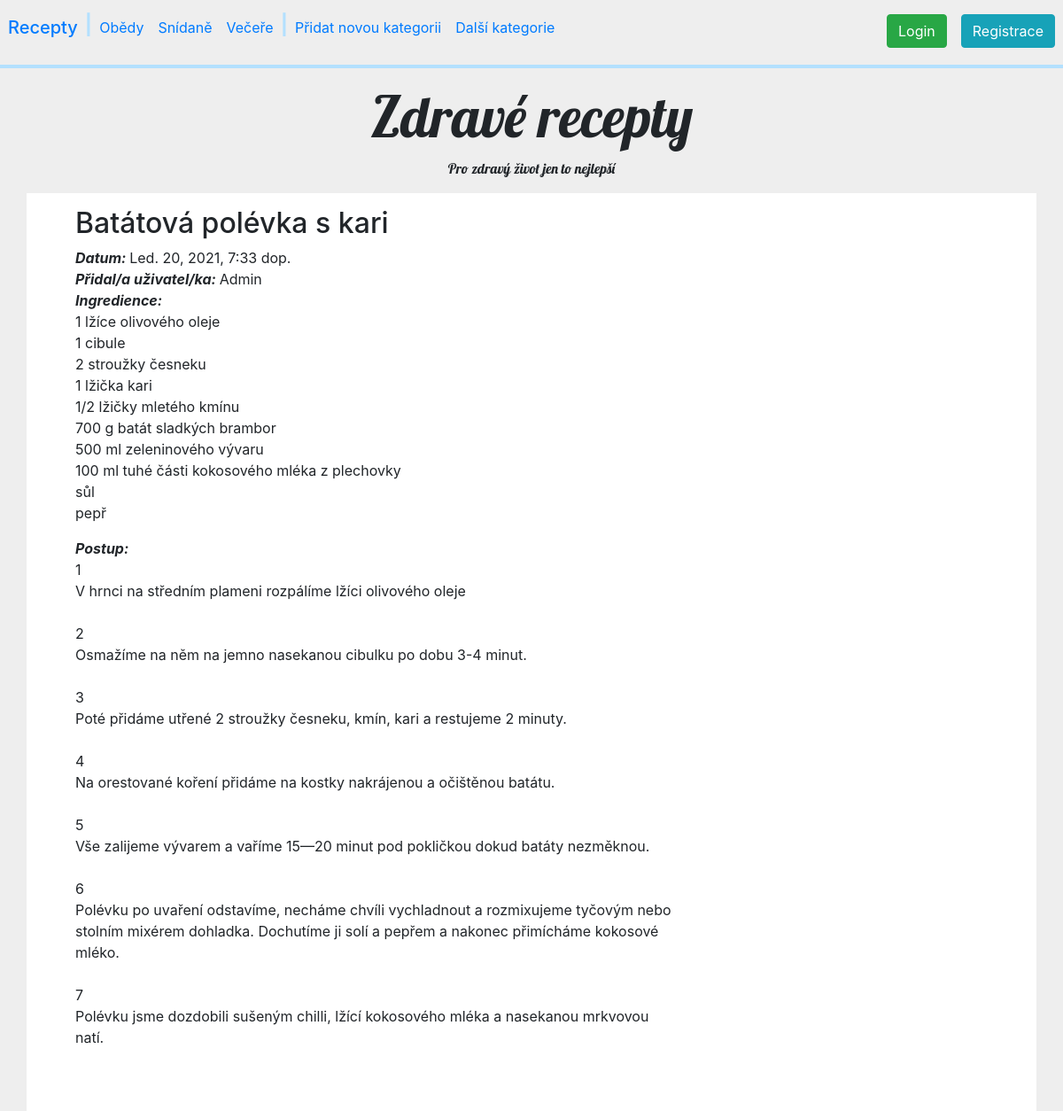
Screenshot of /recipe/2 with the database file from the repository.
### recipes/models.py (models this page shows, shortened)
class Cat(models.Model):
    Cat_Name = models.CharField(max_length=60, unique=True)
    Cat_Description = models.TextField(blank=True)

class Recipe(models.Model):
    Recipe_Author = models.ForeignKey('auth.User', on_delete=models.CASCADE)
    Recipe_Title = models.CharField(max_length=60)
    Recipe_Ingredients = models.TextField()
    Recipe_Description = models.TextField()
    Recipe_Info = models.TextField()
    Recipe_Cat = models.ForeignKey('recipes.Cat', on_delete=models.CASCADE)
    Recipe_Img = models.ImageField(upload_to='../media', blank=True)
    Recipe_Date = models.DateTimeField(default=timezone.now)
    Recipe_note = models.TextField(blank=True)

### recipes/views.py (the view)
# urls.py: path('recipe/<int:pk>', views.details, name="details"),
def details(request, pk):
    recipe = Recipe.objects.get(pk=pk)
    return render(request, '../templates/details.html', {'recipe': recipe, 'categories': kategorie})

### templates/details.html (shortened to what this page needs)
{% extends 'base.html' %}
{% block content %}
<div class="row">
    <div class="col-md-8">
        <h2>{{ recipe.Recipe_Title }}</h2>
        <div class="date">
            <b><i>Datum: </i></b>{{ recipe.Recipe_Date }}
        </div>
        <div class="author">
            <b><i>Přidal/a uživatel/ka: </i></b> {{ recipe.Recipe_Author }}
        </div>
        <div class="ingredients">
            <b><i>Ingredience:</i></b>
            <p>{{ recipe.Recipe_Ingredients|linebreaksbr }}</p>
        </div>
        <div class="description">
            <b><i>Postup:</i></b>
            <p>{{ recipe.Recipe_Description|linebreaksbr }}</p>
        </div>
    </div>
    <div class="col-md-4 obrazek">
    </div>
</div>
{% endblock %}

### templates/base.html (shortened to what this page needs)
{% load static %}
<!doctype html>
<html class="no-js" lang="cs">
    <head>
      <link rel="stylesheet" href="http://dhbhdrzi4tiry.cloudfront.net/cdn/sites/foundation.min.css">
      <link rel="stylesheet" href="https://maxcdn.bootstrapcdn.com/bootstrap/4.0.0/css/bootstrap.min.css"
>
    </head>
    <body style="background-color:#EEE;">
     <div class="callout large primary" style="margin-bottom:0px;">
      <nav class="navbar navbar-expand-lg">
        <div class="navbar-collapse row" id="navbarNav">
        <ul class="navbar-nav">
            <div class="navbar-header">
                <a class="nav-link" href="/"><h5>Recepty</h5></a>
            </div>
            <li class="nav-item">
                <span style="font-size: 1.4em; font-weight: bold; color:#B3E0FF"> | </span>
            </li>
            {% for category in categories %}
                <li class="nav-item">
                    <a class="nav-link" href="/catdetails/{{ category.pk }}">{{ category.Cat_Name }}</a>
                </li>
            {% endfor %}
            <li class="nav-item">
                <span style="font-size: 1.4em; font-weight: bold; color:#B3E0FF"> | </span>
            </li>
            <li class="nav-item">
                <a class="nav-link" href="/addcat">Přidat novou kategorii</a>
            </li>
            <li>
                <a class="nav-link" href="/catlist">Další kategorie</a>
            </li>
        </ul>
        </div>
        <div class="navbar-nav navbar-right row">
          <ul class="navbar-nav">
               {% if user.is_authenticated %}
                      <li class="nav-item">
                            <a class="nav-link" href="/profile">Profil</a>
                        </li>
              <li class="nav-item">
                            <a class="nav-link" href="/logout">Odhlásit</a>
                        </li>
                       {% else %}
              <li class="nav-item">
          <a class="nav-link" href="/login"><button class="btn btn-success">Login</button></a>
              </li>
              <li class="nav-item">
          <a class="nav-link nav justify-content-end" href="/register">
              <button class="btn btn-info">Registrace</button></a>
              </li>
              {% endif %}
          </ul>
        </div>
    </nav>
    <hr style="border: 2px solid #B3E0FF; margin-top: 0.2em;">
      <div class="text-center">
        <h1 style="font-family: Lobster; font-size:4em;">Zdravé recepty</h1>
        <p class="subheader text-center" style="font-family: Lobster">
            Pro zdravý život jen to nejlepší</p>
      </div>
    </div>
    <main class="container" style="background-color:white; padding:55px; padding-top:15px;">
          <div class="blog-post">
                {% block content %}
                {% endblock %}
          </div>
    </main>
  </body>
</html>

### rows the page displays
Cat: Cat_Name "Obědy"
Cat: Cat_Name "Snídaně"
Cat: Cat_Name "Večeře"
Recipe: Recipe_Title "Batátová polévka s kari", Recipe_Date "Led. 20, 2021, 7:33 dop.", Recipe_Author "Admin", Recipe_Ingredients "1 lžíce olivového oleje 1 cibule 2 stroužky česneku 1 lžička kari 1/2 lžičky mletého kmínu 700 g batát sladkých brambor 500 ml zeleninového vývaru 100 ml tuhé části kokosového mléka z plechovky sůl pepř", Recipe_Description "1 V hrnci na středním plameni rozpálíme lžíci olivového oleje 2 Osmažíme na něm na jemno nasekanou cibulku po dobu 3-4 minut. 3 Poté přidáme utřené 2 stroužky česneku, kmín, kari a restujeme 2 minuty. 4 Na orestované koření přidáme na kostky nakrájenou a očištěnou batátu. 5 Vše zalijeme vývarem a vaříme 15—20 minut pod pokličkou dokud batáty nezměknou. 6 Polévku po uvaření odstavíme, necháme chvíli vychladnout a rozmixujeme tyčovým nebo stolním mixérem dohladka. Dochutíme ji solí a pepřem a nakonec přimícháme kokosové mléko. 7 Polévku jsme dozdobili sušeným chilli, lžící kokosového mléka a nasekanou mrkvovou natí."
